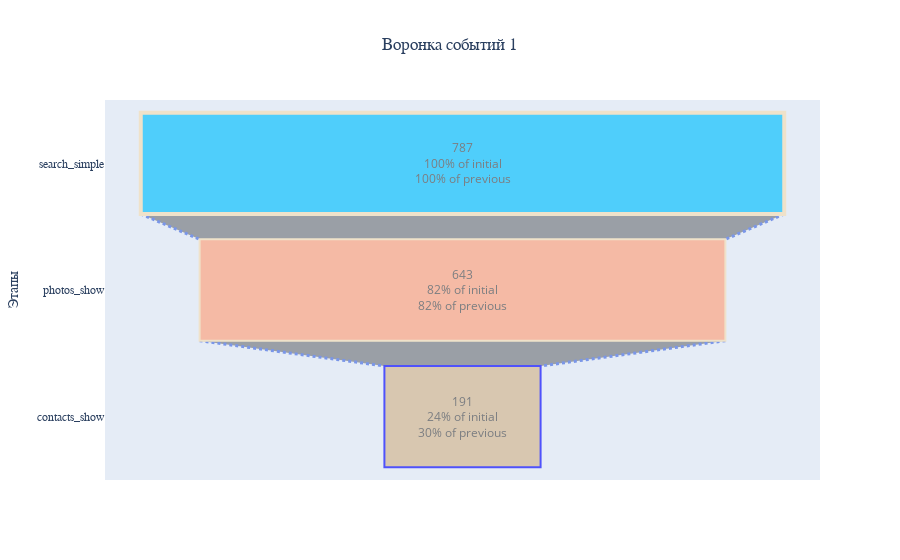

Write notebook code for a chart like this one.
### Markdown cell above
#### search_simple -> photos_show -> contacts_show

### Code cell
build_funnel(table_temp, 1)

### Figure 1 — Plotly figure (JSON) as saved in the notebook; plotly's stock layout.template omitted (floating-point values rounded to 4 significant figures)
{"data": [{"connector": {"line": {"color": "royalblue", "dash": "dot", "width": 3}}, "marker": {"color": ["deepskyblue", "lightsalmon", "tan", "teal", "silver"], "line": {"color": ["wheat", "wheat", "blue", "wheat", "wheat"], "width": [4, 2, 2, 3, 1, 1]}}, "opacity": 0.65, "textinfo": "value+percent initial+percent previous", "textposition": "inside", "type": "funnel", "x": [787, 643, 191], "y": ["search_simple", "photos_show", "contacts_show"]}], "layout": {"title": {"font": {"family": "Times New Roman"}, "text": "Воронка событий 1", "x": 0.5}, "yaxis": {"tickfont": {"family": "Times New Roman"}, "title": {"font": {"family": "Times New Roman"}, "text": "Этапы"}}}}
